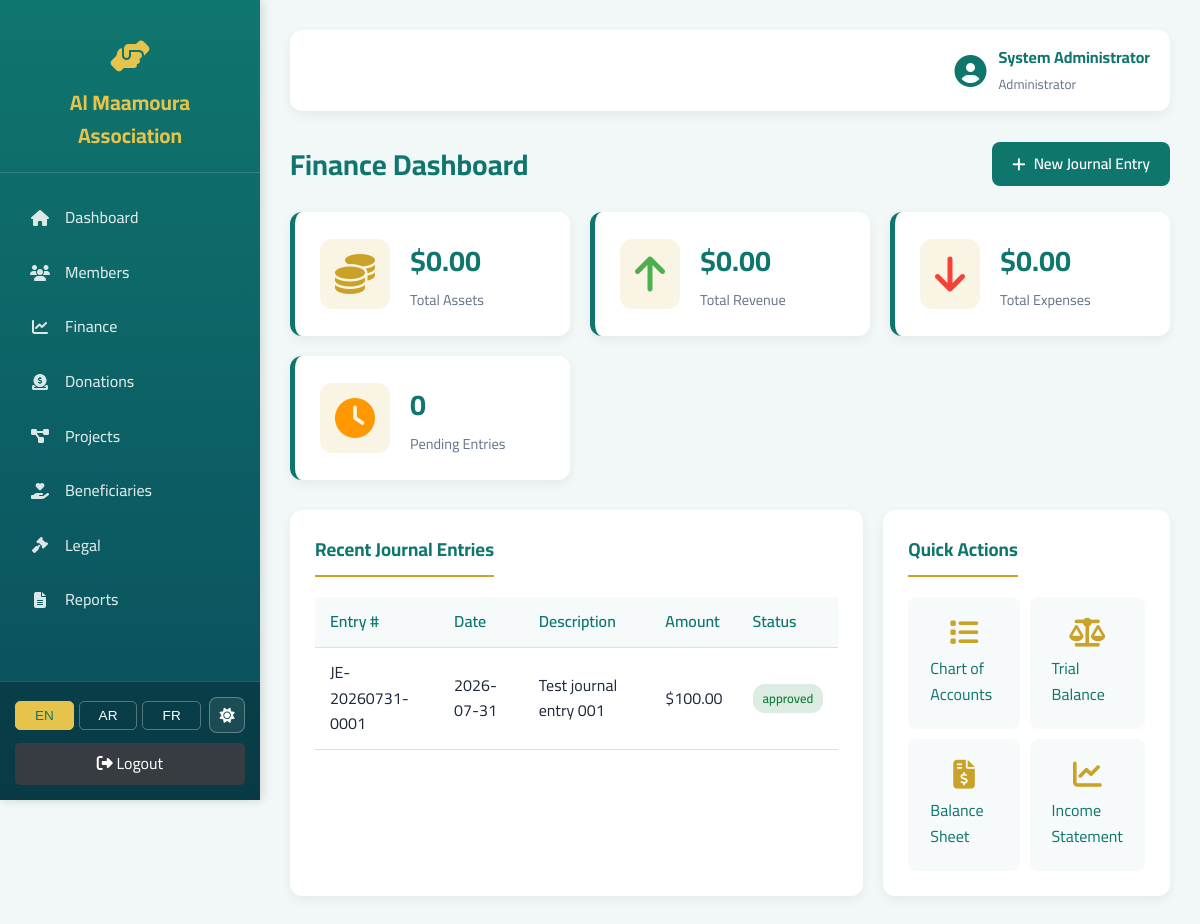
/finance/ (signed in), run on the app's committed database.
### tables this page shows
CREATE TABLE users (
    id INTEGER PRIMARY KEY AUTOINCREMENT,
    username VARCHAR(50) UNIQUE NOT NULL,
    password_hash VARCHAR(255) NOT NULL,
    full_name VARCHAR(100) NOT NULL,
    role VARCHAR(20) CHECK(role IN ('admin','accountant','secretary','project_manager','staff')) NOT NULL,
    email VARCHAR(100),
    phone VARCHAR(20),
    created_at TIMESTAMP DEFAULT CURRENT_TIMESTAMP,
    is_active BOOLEAN DEFAULT 1
);

CREATE TABLE journal_entries (
    id INTEGER PRIMARY KEY AUTOINCREMENT,
    entry_number VARCHAR(50) UNIQUE NOT NULL,
    entry_date DATE NOT NULL,
    description TEXT,
    reference VARCHAR(100),
    created_by INTEGER,
    approved_by INTEGER,
    status VARCHAR(20) DEFAULT 'pending',
    total_debit DECIMAL(15,2) DEFAULT 0,
    total_credit DECIMAL(15,2) DEFAULT 0,
    created_at TIMESTAMP DEFAULT CURRENT_TIMESTAMP,
    FOREIGN KEY (created_by) REFERENCES users(id),
    FOREIGN KEY (approved_by) REFERENCES users(id)
);

### app/controllers/finance.py (the view)
@finance_bp.route('/')
@login_required
@role_required(['admin', 'accountant'])
def dashboard():
    conn = get_db()
    stats = {
        'total_assets': conn.execute("SELECT COALESCE(SUM(debit_amount - credit_amount), 0) FROM journal_entry_lines jel JOIN chart_of_accounts c ON jel.account_id = c.id WHERE c.account_type = 'asset'").fetchone()[0],
        'total_revenue': conn.execute("SELECT COALESCE(SUM(credit_amount - debit_amount), 0) FROM journal_entry_lines jel JOIN chart_of_accounts c ON jel.account_id = c.id WHERE c.account_type = 'revenue'").fetchone()[0],
        'total_expenses': conn.execute("SELECT COALESCE(SUM(debit_amount - credit_amount), 0) FROM journal_entry_lines jel JOIN chart_of_accounts c ON jel.account_id = c.id WHERE c.account_type = 'expense'").fetchone()[0],
        'pending_entries': conn.execute("SELECT COUNT(*) FROM journal_entries WHERE status = 'pending'").fetchone()[0]
    }
    recent = conn.execute('''
        SELECT je.*, u.full_name as created_by_name
        FROM journal_entries je
        LEFT JOIN users u ON je.created_by = u.id
        ORDER BY je.entry_date DESC, je.id DESC LIMIT 10
    ''').fetchall()
    conn.close()
    return render_template('finance/dashboard.html', stats=stats, recent=recent)

### app/helpers/auth.py (called while the page is built)
def get_db():
    conn = sqlite3.connect(Config.DATABASE)
    conn.row_factory = sqlite3.Row
    conn.execute("PRAGMA foreign_keys = ON")  # [FIX] ensure FK enforcement
    return conn

def login_required(f):
    @wraps(f)
    def decorated(*args, **kwargs):
        if 'user_id' not in session:
            return redirect(url_for('auth.login'))
        return f(*args, **kwargs)
    return decorated

def role_required(roles):
    def decorator(f):
        @wraps(f)
        def decorated(*args, **kwargs):
            if 'user_id' not in session:
                return redirect(url_for('auth.login'))
            if session.get('role') not in roles:
                flash('Access denied', 'error')
                return redirect(url_for('dashboard.index'))
            return f(*args, **kwargs)
        return decorated
    return decorator

### app/helpers/i18n.py (called while the page is built)
def get_current_lang():
    lang = request.args.get('lang')
    if lang and lang in ['en', 'ar', 'fr']:
        session['lang'] = lang
        return lang
    return session.get('lang', request.accept_languages.best_match(['en', 'ar', 'fr']) or 'en')

def t(key, lang=None):
    if lang is None:
        lang = get_current_lang()
    return _translations.get(lang, {}).get(key, _translations['en'].get(key, key))

def inject_i18n():
    lang = get_current_lang()
    return {
        'current_lang': lang,
        'dir': 'rtl' if lang == 'ar' else 'ltr',
        't': lambda key: t(key, lang),
        'translations': _translations.get(lang, {})
    }

### app/templates/finance/dashboard.html (shortened to what this page needs)
{% extends "base.html" %}
{% block content %}
<div class="page-header">
    <h1>{{ t('finance_dashboard') }}</h1>
    <a href="{{ url_for('finance.new_journal_entry') }}" class="btn btn-primary">
        <i class="fas fa-plus"></i> {{ t('new_journal_entry') }}
    </a>
</div>
<div class="stats-grid">
    <div class="stat-card"><i class="fas fa-coins icon"></i><div><h3>${{ "%.2f"|format(stats.total_assets) }}</h3><p>{{ t('total_assets') }}</p></div></div>
    <div class="stat-card"><i class="fas fa-arrow-up icon" style="color:#4CAF50"></i><div><h3>${{ "%.2f"|format(stats.total_revenue) }}</h3><p>{{ t('total_revenue') }}</p></div></div>
    <div class="stat-card"><i class="fas fa-arrow-down icon" style="color:#F44336"></i><div><h3>${{ "%.2f"|format(stats.total_expenses) }}</h3><p>{{ t('total_expenses') }}</p></div></div>
    <div class="stat-card"><i class="fas fa-clock icon" style="color:#FF9800"></i><div><h3>{{ stats.pending_entries }}</h3><p>{{ t('pending_entries') }}</p></div></div>
</div>
<div class="grid-2">
    <div class="card">
        <h3>{{ t('recent_journal_entries') }}</h3>
        <div class="table-scroll">
        <table>
            <thead><tr><th>{{ t('entry_number') }}</th><th>{{ t('date') }}</th><th>{{ t('description') }}</th><th>{{ t('amount') }}</th><th>{{ t('status') }}</th></tr></thead>
            <tbody>
                {% for entry in recent %}
                <tr>
                    <td>{{ entry.entry_number }}</td>
                    <td>{{ entry.entry_date }}</td>
                    <td>{{ entry.description }}</td>
                    <td>${{ "%.2f"|format(entry.total_debit) }}</td>
                    <td><span class="badge badge-{{ 'success' if entry.status == 'approved' else 'warning' }}">{{ entry.status }}</span></td>
                </tr>
                {% else %}
                <tr><td colspan="5" class="text-center">{{ t('no_data') }}</td></tr>
                {% endfor %}
            </tbody>
        </table>
        </div>
    </div>
    <div class="card">
        <h3>{{ t('quick_actions') }}</h3>
        <div class="quick-actions">
            <a href="{{ url_for('finance.chart_of_accounts') }}" class="action-btn"><i class="fas fa-list"></i> {{ t('chart_of_accounts') }}</a>
            <a href="{{ url_for('finance.trial_balance') }}" class="action-btn"><i class="fas fa-balance-scale"></i> {{ t('trial_balance') }}</a>
            <a href="{{ url_for('finance.balance_sheet') }}" class="action-btn"><i class="fas fa-file-invoice-dollar"></i> {{ t('balance_sheet') }}</a>
            <a href="{{ url_for('finance.income_statement') }}" class="action-btn"><i class="fas fa-chart-line"></i> {{ t('income_statement') }}</a>
        </div>
    </div>
</div>
{% endblock %}

### app/templates/base.html (shortened to what this page needs)
<!DOCTYPE html>
<html lang="{{ current_lang }}" dir="{{ dir }}">
<head>
    <link rel="stylesheet" href="https://cdnjs.cloudflare.com/ajax/libs/font-awesome/6.4.0/css/all.min.css">
    <link rel="stylesheet" href="{{ url_for('static', filename='css/main.css') }}">
</head>
<body>
    {% if session.user_id %}
    <aside class="sidebar">
        <div class="logo">
            <i class="fas fa-hands-helping fa-2x"></i>
            <h2>{{ t('app_name') }}</h2>
        </div>
        <ul class="nav-menu">
            <li><a href="{{ url_for('dashboard.index') }}" class="{{ 'active' if request.endpoint == 'dashboard.index' }}"><i class="fas fa-home"></i> <span>{{ t('dashboard') }}</span></a></li>
            <li><a href="{{ url_for('members.index') }}"><i class="fas fa-users"></i> <span>{{ t('members') }}</span></a></li>
            <li><a href="{{ url_for('finance.dashboard') }}"><i class="fas fa-chart-line"></i> <span>{{ t('finance') }}</span></a></li>
            <li><a href="{{ url_for('donations.index') }}"><i class="fas fa-donate"></i> <span>{{ t('donations') }}</span></a></li>
            <li><a href="{{ url_for('projects.index') }}"><i class="fas fa-project-diagram"></i> <span>{{ t('projects') }}</span></a></li>
            <li><a href="{{ url_for('beneficiaries.index') }}"><i class="fas fa-hand-holding-heart"></i> <span>{{ t('beneficiaries') }}</span></a></li>
            {% if session.role in ['admin', 'secretary'] %}
            <li><a href="{{ url_for('legal.index') }}"><i class="fas fa-gavel"></i> <span>{{ t('legal') }}</span></a></li>
            {% endif %}
            <li><a href="{{ url_for('reports.index') }}"><i class="fas fa-file-alt"></i> <span>{{ t('reports') }}</span></a></li>
        </ul>
        <div class="sidebar-footer">
            <div class="sidebar-tools">
                <div class="lang-switcher">
                    <button class="lang-btn {{ 'active' if current_lang == 'en' }}" data-lang="en">EN</button>
                    <button class="lang-btn {{ 'active' if current_lang == 'ar' }}" data-lang="ar">AR</button>
                    <button class="lang-btn {{ 'active' if current_lang == 'fr' }}" data-lang="fr">FR</button>
                </div>
                <button class="theme-toggle" type="button" title="Toggle dark mode" aria-label="Toggle dark mode">
                    <i class="fas fa-sun icon-sun"></i>
                </button>
            </div>
            <a href="{{ url_for('auth.logout') }}" class="logout-btn">
                <i class="fas fa-sign-out-alt"></i> {{ t('logout') }}
            </a>
        </div>
    </aside>
    <main class="main-content">
        <div class="topbar">
            <div class="user-info">
                <i class="fas fa-user-circle fa-2x"></i>
                <div>
                    <strong>{{ session.full_name }}</strong>
                    <small>{{ t('role_' + session.role) }}</small>
                </div>
            </div>
        </div>
        {% block content %}{% endblock %}
    </main>
    {% else %}
    {% block public_content %}{% endblock %}
    {% endif %}
</body>
</html>

### app/templates/finance/dashboard.html (style rules this page uses)
.table-scroll { overflow-x: auto; }

### data on the page
users: full_name "System Administrator"
journal_entries: entry_number "JE-20260731-0001", entry_date "2026-07-31", description "Test journal entry 001", total_debit "100.00", status "approved"

### other printed values
{{ t('app_name') }} "Al Maamoura Association"
{{ t('dashboard') }} "Dashboard"
{{ t('members') }} "Members"
{{ t('finance') }} "Finance"
{{ t('donations') }} "Donations"
{{ t('projects') }} "Projects"
{{ t('beneficiaries') }} "Beneficiaries"
{{ t('legal') }} "Legal"
{{ t('reports') }} "Reports"
{{ t('logout') }} "Logout"
{{ t('role_' + session.role) }} "Administrator"
{{ t('finance_dashboard') }} "Finance Dashboard"
{{ t('new_journal_entry') }} "New Journal Entry"
{{ "%.2f"|format(stats.total_assets) }} "0.00"
{{ t('total_assets') }} "Total Assets"
